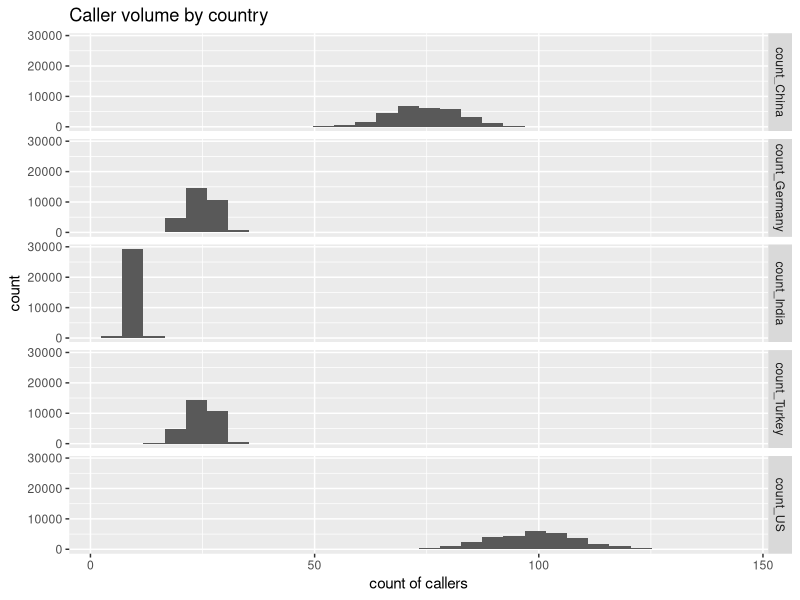

The R script that drew this image:
## ---- chunk 1
require(ggplot2)
require(dplyr)
require(magrittr)
require(tidyr)
require(lubridate)
d <- read.csv("callcenter_data_updated.csv")

# reshape countries to long form, format dates
d <- d %>% 
      gather(Country, callers, count_US:count_China) %>% 
      rename(date = DATE..MM.DD.YYYY, hour = HOUR, day = DAY, country = Country) %>% 
      mutate(date = as.Date(as.character(date), format = "%m/%d/%Y")) %>% 
      mutate(month = lubridate::month(date),
             day = lubridate::day(date),
             year = lubridate::year(date))

str(d)
## ---- chunk 2
ggplot(d) + geom_histogram(aes(x=callers)) + facet_grid(country ~ .) +
  ggtitle("Caller volume by country") + xlab("count of callers")
## ---- chunk 3
plot_caller_cycles <- function(cycle, granularity, country=TRUE, data=d){
  # takes groupby_vars as char vector of groupby terms

  groupby_vars <- c(cycle, granularity)
  if (country == T){
    groupby_vars <- c(groupby_vars, "country")
  }
  groupby_vars <- lapply(groupby_vars, as.symbol)
  
  temp <- data %>% 
          group_by_(.dots = groupby_vars) %>% # group_by_ to use standard eval
          summarise(callers = mean(callers))  # .dots to pass char vector as params
}

t <- plot_caller_cycles(cycle = "year", granularity = "day")

## ---- chunk 4

## ---- chunk 5

## ---- chunk 6

## ---- chunk 7

